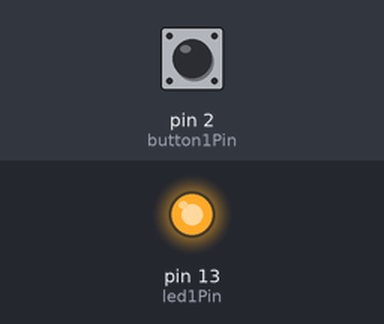
A sketch run on a simulated Arduino Uno, built with avr-gcc and run on an emulated ATmega328P. Shown: output pins drawn as LEDs (lit = HIGH). The inputs (shaded band) are chosen by the test bench; at power-on: pin 2 (button1Pin) LOW.

Above: at 1.2 s.
1.3 s: pin 2 (button1Pin) pulled HIGH for 0.15 s
At 2.6 s:
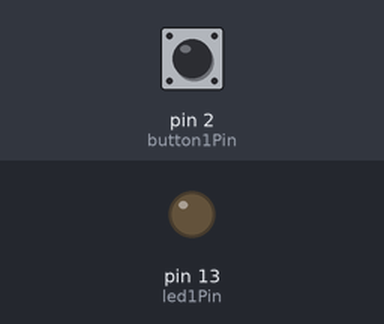
2.9 s: pin 2 (button1Pin) pulled HIGH for 1 s
At 5.1 s:
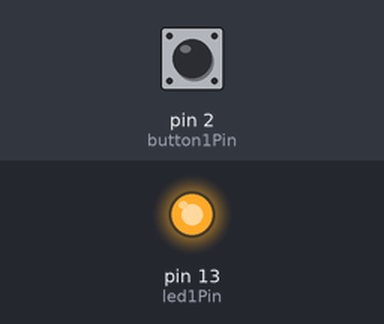
5.4 s: pin 2 (button1Pin) pulled HIGH for 3.2 s
At 9.9 s:
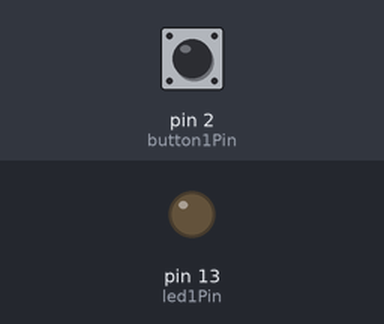
Timing chart, 0 to 11.4 s (numbered marks = the images above; inputs shaded):
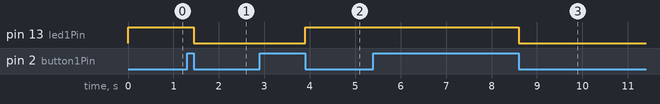

The sketch:

toggleSwitch_timeDebounce.ino
```cpp
//global varibles for output leds//
//led output pins
const int led1Pin = 13;

//track the state of the LED
bool led1State = 0;

//global variables for buttons and debounce//
//button pin numbers
const int button1Pin = 2;
const int button2Pin = 3;

//tracks the previous readings of the buttons
int button1LastRead = 1;
int button2LastRead = 1;

//tracks the stable button state independent of the buttonRead
int button1State = 1;
int button2State = 1;

//tracks the time when the button state changes
uint32_t button1DebounceTime;
uint32_t button2DebounceTime;

void setup() {
  pinMode(led1Pin, OUTPUT);
  pinMode(button1Pin, INPUT);
}


void loop() {

  buttonDB(button1Pin);

  //write the ledState
  digitalWrite(led1Pin, led1State);

}

void buttonDB(int buttonPin) {
  //read the button into the a local variable
  int button1Read = digitalRead(buttonPin);

  //is the button read different from last read?
  if (button1Read != button1LastRead) {
    //if so set debounceStart to the current time in ms
    button1DebounceTime = millis();
  }

  //calculate how long it has been since the last change
  int button1PressTime = millis() - button1DebounceTime;

  //is presstime is greater than threshold?
  if (button1PressTime >= 2) {
    //if so is the reading different than the last stable button state?
    if (button1Read != button1State) {
      //if so, make the stable state match the reading
      button1State = button1Read;
      //if the stable state is low after a successful debounce
      if (button1State == 0) {
        //toggle the ledState
        led1State = !led1State;
      }
    }
  }

  //save the current button read for next time
  button1LastRead = button1Read;

}
```

Measured:
- after the input at 1.3 s, pin 13 (led1Pin): HIGH → LOW after 0.15 s
- after the input at 2.9 s, pin 13 (led1Pin): LOW → HIGH after 1.0 s
- after the input at 5.4 s, pin 13 (led1Pin): HIGH → LOW after 3.2 s
